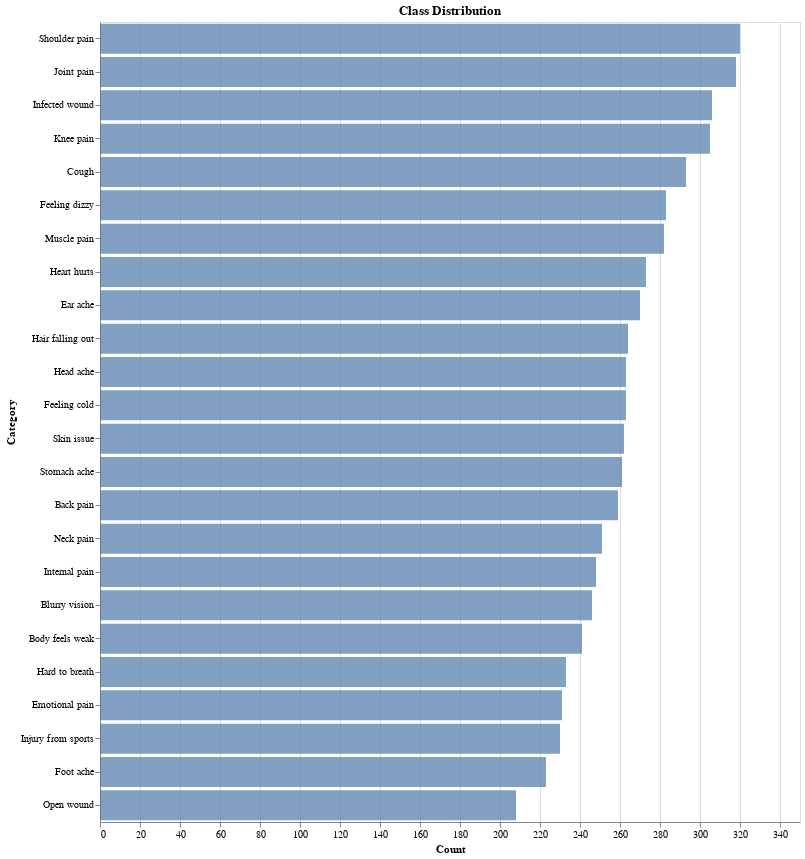

Source (notebook cell):
### Code cell
cat_dist = df_text['prompt'].value_counts().reset_index().rename(columns={'index':'Label', 'prompt':'Count'})
cat_dist.drop(0, axis=0, inplace=True)
alt.Chart(cat_dist).mark_bar(opacity=0.7).encode(
    x=alt.X('Count', title='Count'),
    y=alt.Y('Label', sort='-x',title='Category'),
    tooltip=['Label','Count']
).properties(height=800,width=700,title="Class Distribution")

### Figure 1 — Vega-Lite specification as saved in the notebook (floating-point values rounded to 4 significant figures)
{"config": {"view": {"continuousWidth": 400, "continuousHeight": 300}}, "data": {"name": "data-ba4a9e2ff96d0eea19238942fde0fc16"}, "mark": {"type": "bar", "opacity": 0.7}, "encoding": {"tooltip": [{"type": "nominal", "field": "Label"}, {"type": "quantitative", "field": "Count"}], "x": {"type": "quantitative", "field": "Count", "title": "Count"}, "y": {"type": "nominal", "field": "Label", "sort": "-x", "title": "Category"}}, "height": 800, "title": "Class Distribution", "width": 700, "$schema": "https://vega.github.io/schema/vega-lite/v4.8.1.json", "datasets": {"data-ba4a9e2ff96d0eea19238942fde0fc16": [{"Label": "Shoulder pain", "Count": 320}, {"Label": "Joint pain", "Count": 318}, {"Label": "Infected wound", "Count": 306}, {"Label": "Knee pain", "Count": 305}, {"Label": "Cough", "Count": 293}, {"Label": "Feeling dizzy", "Count": 283}, {"Label": "Muscle pain", "Count": 282}, {"Label": "Heart hurts", "Count": 273}, {"Label": "Ear ache", "Count": 270}, {"Label": "Hair falling out", "Count": 264}, {"Label": "Head ache", "Count": 263}, {"Label": "Feeling cold", "Count": 263}, {"Label": "Skin issue", "Count": 262}, {"Label": "Stomach ache", "Count": 261}, {"Label": "Back pain", "Count": 259}, {"Label": "Neck pain", "Count": 251}, {"Label": "Internal pain", "Count": 248}, {"Label": "Blurry vision", "Count": 246}, {"Label": "Body feels weak", "Count": 241}, {"Label": "Hard to breath", "Count": 233}, {"Label": "Emotional pain", "Count": 231}, {"Label": "Injury from sports", "Count": 230}, {"Label": "Foot ache", "Count": 223}, {"Label": "Open wound", "Count": 208}]}}
